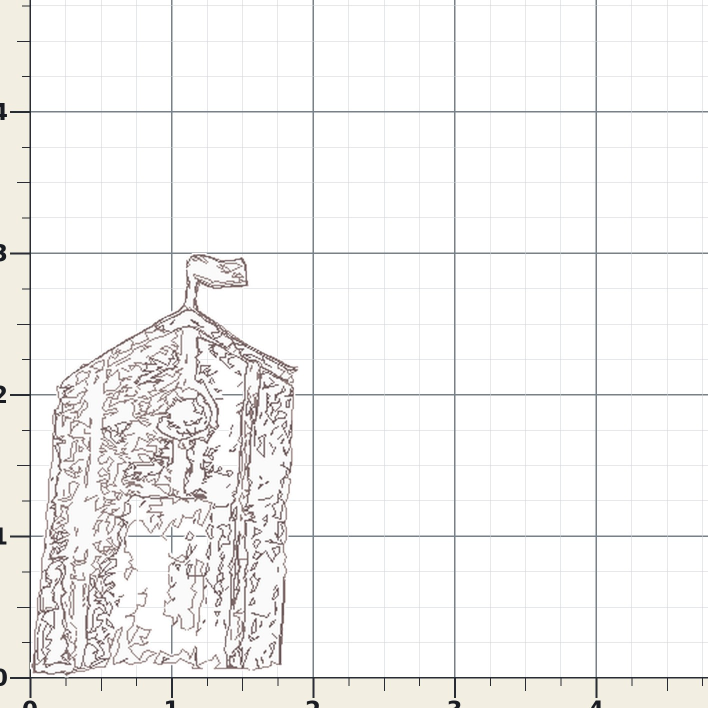
#> input picture production_runs/beach_strip_cabana/1_original_on_ruler.jpg, 1415 x 1415 px (shown at 1/2 size)
$ python fidelity_compare.py ../../production_runs/beach_strip_cabana/1_original_on_ruler.jpg ../../production_runs/beach_strip_cabana/2_svg_on_ruler.jpg
#> lines starting #> are read from the running program, lines starting #| are printed output that depends on the picture; after the words box and inside, x2 and y2 are one past the last pixel; in counts of white or black regions, pixels touching at a corner belong together
#!/usr/bin/env python3
"""fidelity_compare.py — compute REAL similarity metrics between a candidate
artifact (SVG or a raster render of a PES/DST) and the customer SOURCE image.

This is the code the attestation gates require the worker to run BEFORE it may
state the mandated confirmation sentence. It does not merely assert similarity —
it measures it, so a false attestation cannot pass the validator.

Metrics (all in [0,1] except proportion/scale which are ratios):
  - silhouette_iou   : IoU of binarized foreground masks (shape preservation)
  - proportion_error : |aspect_candidate - aspect_source| / aspect_source
  - scale_ratio      : candidate bbox area / source bbox area (relative scale)
  - intent_score     : coarse structural similarity of downsampled luminance

Thresholds live in config/fidelity_thresholds.json. Any metric that cannot be
computed (missing renderer / lib) is returned as null with an error, which the
validator treats as FAILURE — never as a pass.
"""
from __future__ import annotations
import json
import os
import subprocess
import sys
import tempfile

HERE = os.path.dirname(os.path.abspath(__file__))
ROOT = os.path.dirname(HERE)
THRESHOLDS = os.path.join(ROOT, "config", "fidelity_thresholds.json")


def _load_png(path):
    from PIL import Image  # type: ignore
    return Image.open(path).convert("RGBA")


def _render_svg_to_png(svg_path: str, out_png: str) -> str | None:
    if subprocess.run(["bash", "-lc", "command -v inkscape"], capture_output=True).returncode == 0:
        r = subprocess.run(["inkscape", svg_path, "--export-type=png",
                            f"--export-filename={out_png}"], capture_output=True, timeout=120)
        if r.returncode == 0 and os.path.exists(out_png):
            return None
    try:
        import cairosvg  # type: ignore
        cairosvg.svg2png(url=svg_path, write_to=out_png)
        return None
    except Exception as e:  # noqa: BLE001
        return f"no_svg_renderer:{e}"


def _mask(img, thresh=250):
    """Foreground mask: opaque + non-white pixels."""
    from PIL import Image  # type: ignore
    g = img.convert("L")
    a = img.getchannel("A")
    w, h = img.size
    px_g, px_a = g.load(), a.load()
    mask = Image.new("1", (w, h))
    pm = mask.load()
    for y in range(h):
        for x in range(w):
            pm[x, y] = 1 if (px_a[x, y] > 10 and px_g[x, y] < thresh) else 0
    return mask


def _bbox(mask):
    return mask.getbbox()  # None if empty


def compare(candidate: str, source: str) -> dict:
    res = {"candidate": candidate, "source": source,
           "silhouette_iou": None, "proportion_error": None,
           "scale_ratio": None, "intent_score": None, "errors": []}
    try:
        from PIL import Image  # noqa: F401
    except Exception as e:  # noqa: BLE001
        res["errors"].append(f"PIL_unavailable:{e}")
        return res

    tmp = tempfile.mkdtemp()
    cand_png = candidate
    if candidate.lower().endswith(".svg"):
        cand_png = os.path.join(tmp, "cand.png")
        err = _render_svg_to_png(candidate, cand_png)
        if err:
            res["errors"].append(err); return res
    try:
        ci = _load_png(cand_png)
        si = _load_png(source)
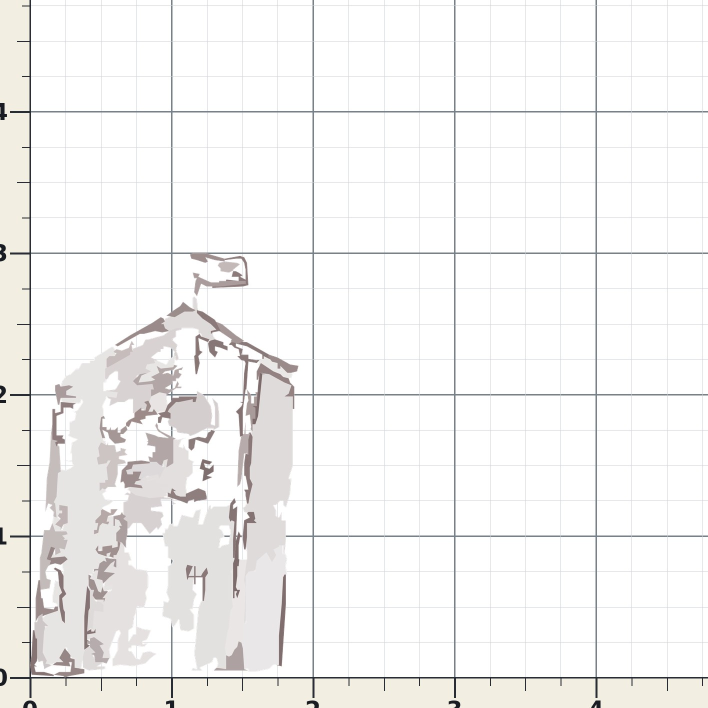
#> input picture production_runs/beach_strip_cabana/2_svg_on_ruler.jpg, 1415 x 1415 px (shown at 1/2 size)
    except Exception as e:  # noqa: BLE001
        res["errors"].append(f"load_error:{e}"); return res

    N = 256
    ci_r = ci.resize((N, N)); si_r = si.resize((N, N))
#> after `ci_r = ci.resize((N, N))`:
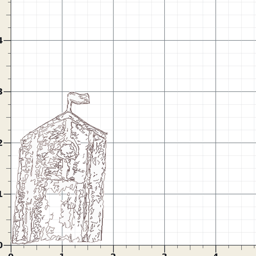
#> ci_r: PIL image 256x256 RGBA; mean R, G, B, A 244, 243.1, 242.2, 255
#> after `si_r = si.resize((N, N))`:
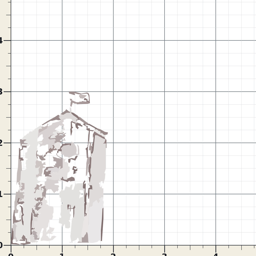
#> si_r: PIL image 256x256 RGBA; mean R, G, B, A 244.3, 243.5, 242.6, 255
    cm, sm = _mask(ci_r), _mask(si_r)
#> in _mask, `a = img.getchannel("A")`: a: PIL image 256x256 L; every value is 255
#> in _mask, `mask = Image.new("1", (w, h))`: mask: PIL image 256x256 1; every value is 0
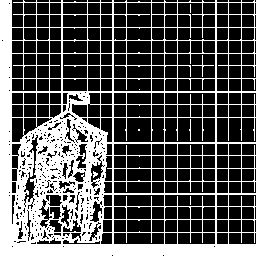
#> cm: PIL image 256x256 1; 33.1% white; 8 white regions (4 under 20 px), largest, box (x1, y1, x2, y2) and area: (0, 0, 256, 256) 21552, (192, 55, 214, 77) 44, (189, 119, 191, 141) 24, (93, 171, 98, 178) 20
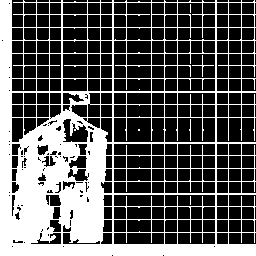
#> sm: PIL image 256x256 1; 34.9% white; 7 white regions (4 under 20 px), largest, box (x1, y1, x2, y2) and area: (0, 0, 256, 256) 22764, (192, 55, 214, 77) 44, (189, 119, 191, 141) 24
    cinter = sum(1 for c, s in zip(cm.getdata(), sm.getdata()) if c and s)
#> cinter = 20706
    cunion = sum(1 for c, s in zip(cm.getdata(), sm.getdata()) if c or s)
#> cunion = 23812
    res["silhouette_iou"] = round(cinter / cunion, 4) if cunion else 0.0

    cb, sb = _bbox(cm), _bbox(sm)
#> cb = (0, 0, 256, 256); sb = (0, 0, 256, 256)
    if cb and sb:
        ca = (cb[2]-cb[0]) / max(1, (cb[3]-cb[1]))
#> ca = 1
        sa = (sb[2]-sb[0]) / max(1, (sb[3]-sb[1]))
#> sa = 1
        res["proportion_error"] = round(abs(ca - sa) / max(1e-6, sa), 4)
        carea = (cb[2]-cb[0]) * (cb[3]-cb[1])
#> carea = 65536
        sarea = (sb[2]-sb[0]) * (sb[3]-sb[1])
#> sarea = 65536
        res["scale_ratio"] = round(carea / max(1, sarea), 4)
    else:
        res["errors"].append("empty_bbox")

    cg = list(ci_r.convert("L").resize((32, 32)).getdata())
#> cg = 1024 values, max 255 at index 34, min 188 at index 587, mean 243.3
    sg = list(si_r.convert("L").resize((32, 32)).getdata())
#> sg = 1024 values, max 255 at index 34, min 187 at index 647, mean 243.6
    diff = sum(abs(a - b) for a, b in zip(cg, sg)) / (len(cg) * 255)
#> diff = 0.00599
    res["intent_score"] = round(1.0 - diff, 4)
    return res


def default_thresholds() -> dict:
    if os.path.exists(THRESHOLDS):
        return json.load(open(THRESHOLDS))
    return {"silhouette_iou_min": 0.80, "proportion_error_max": 0.10,
            "scale_ratio_min": 0.75, "scale_ratio_max": 1.25, "intent_score_min": 0.80}


def passes(metrics: dict, th: dict | None = None) -> tuple[bool, list[str]]:
    th = th or default_thresholds()
    fails = []
    if metrics.get("errors"):
        fails += metrics["errors"]
    def bad(k, cond, msg):
        v = metrics.get(k)
        if v is None or not cond(v):
            fails.append(f"{msg} (got {v})")
    bad("silhouette_iou", lambda v: v >= th["silhouette_iou_min"], "silhouette below min")
    bad("proportion_error", lambda v: v <= th["proportion_error_max"], "proportion error too high")
    bad("scale_ratio", lambda v: th["scale_ratio_min"] <= v <= th["scale_ratio_max"], "scale out of range")
    bad("intent_score", lambda v: v >= th["intent_score_min"], "intent score below min")
    return (len(fails) == 0), fails


if __name__ == "__main__":
    if len(sys.argv) < 3:
        print("usage: fidelity_compare.py <candidate.svg|png> <source.png>")
        sys.exit(2)
    m = compare(sys.argv[1], sys.argv[2])
#> m = 7 items
    ok, fails = passes(m)
#> ok = True; fails = []
    print(json.dumps({"metrics": m, "passes": ok, "failures": fails}, indent=2))
#| {
#|   "metrics": {
#|     "candidate": "../../production_runs/beach_strip_cabana/1_original_on_ruler.jpg",
#|     "source": "../../production_runs/beach_strip_cabana/2_svg_on_ruler.jpg",
#|     "silhouette_iou": 0.8696,
#|     "proportion_error": 0.0,
#|     "scale_ratio": 1.0,
#|     "intent_score": 0.994,
#|     "errors": []
#|   },
#|   "passes": true,
#|   "failures": []
#> (further printed lines are left out)
    sys.exit(0 if ok else 1)
#> (the program exits here)
